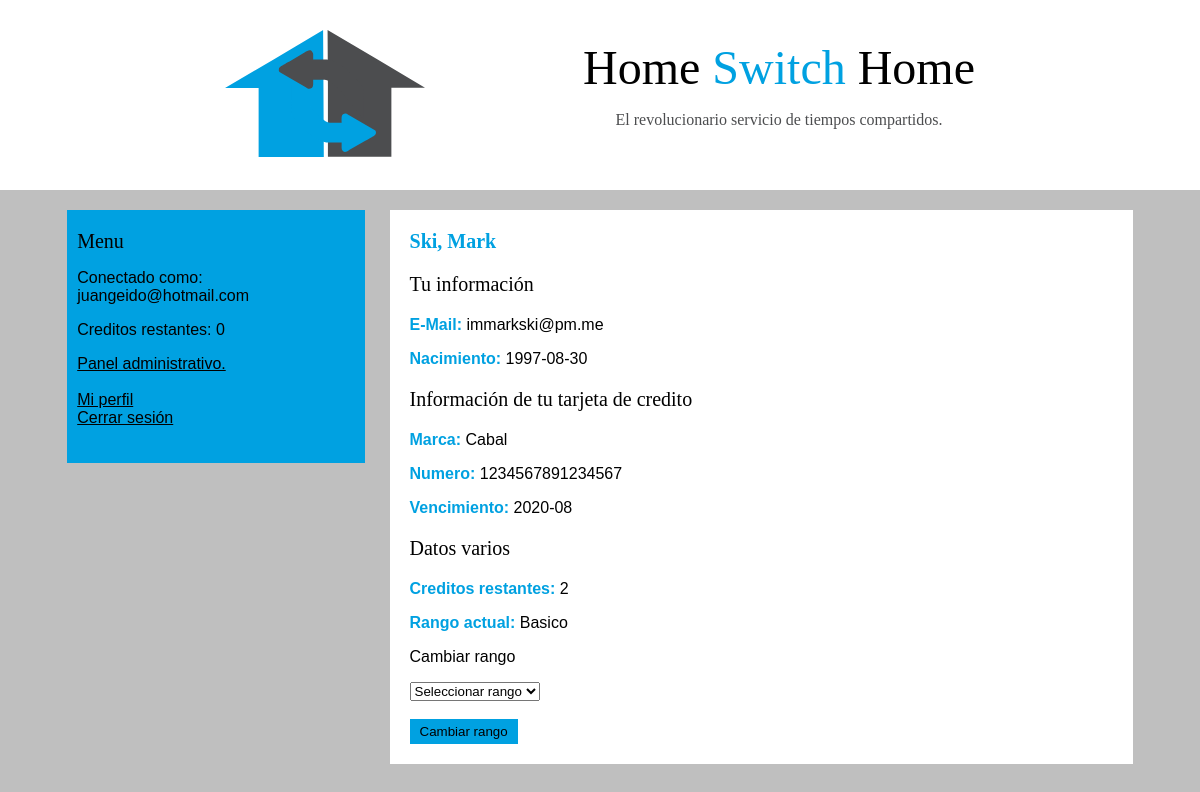
The app's page /perfil-admin.php?id=158 (signed in) with its own data.
### tables this page shows
CREATE TABLE `usuarios` (
  `id` int(4) NOT NULL,
  `nombre` varchar(32) NOT NULL DEFAULT '',
  `apellido` varchar(32) NOT NULL DEFAULT '',
  `nacimiento` datetime NOT NULL DEFAULT '0000-00-00 00:00:00',
  `email` varchar(50) NOT NULL DEFAULT '',
  `clave` varchar(32) NOT NULL DEFAULT '',
  `cc_numero` varchar(16) NOT NULL,
  `cc_marca` varchar(32) NOT NULL,
  `cc_segur` varchar(3) NOT NULL,
  `cc_titular` varchar(50) NOT NULL DEFAULT '',
  `cc_vencimiento` datetime NOT NULL DEFAULT '0000-00-00 00:00:00',
  `rango` int(4) NOT NULL DEFAULT '0',
  `tokens` int(4) NOT NULL DEFAULT '2',
  `tokens_upd` datetime NOT NULL DEFAULT CURRENT_TIMESTAMP
);

### componentes/funciones-usuarios.php (called while the page is built, shortened)
<?php
class sesion{
	function estaLogeado($con) {
		if(isset($_SESSION['id'])){
			$sql = mysqli_query($con, "SELECT tokens_upd FROM usuarios WHERE id=".$_SESSION['id']);
			$chequeo = mysqli_fetch_array($sql);
			return true;
		} else {
			return false;
		}
	}
	function obtenerDatosUsuario() {
		$con = conectar();
		$sql = mysqli_query($con, "SELECT * FROM usuarios WHERE id=".$_SESSION['id']);
		$retorno = mysqli_fetch_array($sql);
		return $retorno;
	}
	function esAdmin() {
		$con = conectar();
		$sql = mysqli_query($con, "SELECT rango FROM usuarios WHERE id=".$_SESSION['id']);
		$resultado = mysqli_fetch_array($sql);
		if ($resultado['rango'] == 2) {
			return true;
		} else {
			return false;
		}
	}
}
function ImprimirTipoUsuario($datosUsuario) {
	switch ($datosUsuario['rango']) {
		default:
			return 'Basico';
			break;
	}
}
function ObtenerDatosUsuarioPorID($id) {
	$con = conectar();
	$sql = mysqli_query($con, "SELECT * FROM usuarios WHERE id=".$id);
	$retorno = mysqli_fetch_array($sql);
	return $retorno;
}
?>

### perfil-admin.php (the view, shortened to what this page needs)
<?php
	include('componentes/funciones-usuarios.php');
	$con = conectar();
	$sesion = new sesion;
	$logeado = $sesion->estaLogeado($con);
	$datosUsuario = $sesion->obtenerDatosUsuario();
	$datosUsuarioViendo = ObtenerDatosUsuarioPorID($_GET['id']);
?>
<!DOCTYPE html>
<html>
<head>
	<link rel="stylesheet" type="text/css" href="estilo.css">
</head>
<body>
	<div class="cabezera">
		<?php include('modulos/cabezera.php') ?>
	</div>
	<div class="contenedor">
		<div class="sidebar">
			<?php include('modulos/sidebar.php') ?>
		</div>
		<div class="pagina">
			<span id="subtitulo" class="color-hsh"><b><?php echo utf8_decode($datosUsuarioViendo['apellido'])?>, <?php echo utf8_decode($datosUsuarioViendo['nombre'])?></b></span></br>
			<div class="contenido-pagina">
				<p id="subtitulo">Tu información</p>
				<p><span class="color-hsh"><b>E-Mail:</b></span> <?php echo utf8_decode($datosUsuarioViendo['email'])?></p>
				<p><span class="color-hsh"><b>Nacimiento:</b></span> <?php $fechaCompleta = utf8_decode($datosUsuarioViendo['nacimiento']); $mostrar = str_replace('00:00:00', '', $fechaCompleta); echo $mostrar;?></p>
				<p id="subtitulo">Información de tu tarjeta de credito</p>
				<p><span class="color-hsh"><b>Marca:</b></span> <?php echo utf8_decode($datosUsuarioViendo['cc_marca'])?></p>
				<p><span class="color-hsh"><b>Numero:</b></span> <?php echo utf8_decode($datosUsuarioViendo['cc_numero'])?></p>
				<p><span class="color-hsh"><b>Vencimiento:</b></span> <?php $fechaCompleta = utf8_decode($datosUsuarioViendo['cc_vencimiento']); $mostrar = str_replace('-28 00:00:00', '', $fechaCompleta); echo $mostrar;?></p>
				<p id="subtitulo">Datos varios</p>
				<p><span class="color-hsh"><b>Creditos restantes:</b></span> <?php echo utf8_decode($datosUsuarioViendo['tokens']);?></p>
				<p><span class="color-hsh"><b>Rango actual:</b></span> <?php echo ImprimirTipoUsuario($datosUsuarioViendo)?></p>
				<p>Cambiar rango</p>
				<form method="POST" action="perfil-admin.php?id=<?php echo $_GET['id'] ?>&cambiar=1">
					<select name="rango">
						<option value="*">Seleccionar rango</option>
					</select></br>&nbsp;</br>
					<input value="Cambiar rango" class="boton" type="submit">
				</form>
			</div>
		</div>
	</div>
</body>
</html>

### modulos/sidebar.php (shortened to what this page needs)
<span id="subtitulo">
	Menu
</span>
<?php
if ($logeado) {
?>
<p>Conectado como:</br><?=$_SESSION['email']?></p>
<p>Creditos restantes: <?php echo $datosUsuario['tokens']?></p>
<p>
	<?php if ($sesion->esAdmin()) {?>
	<a href="admin.php">Panel administrativo.</a></br>&nbsp;</br>
	<?php } ?>
	<a href="perfil.php">Mi perfil</a></br>
	<a href="modulos/cerrar-sesion.php">Cerrar sesión</a></br>
</p>
<?php
}
?>

### estilo.css (style rules this page uses)
body { background-color: #BFBFBF; color: black; font-family: Liberation Sans; }
a { color: black; }
.cabezera { z-index: -1; position: absolute; top: 0px; left: 0px; right: 0px; width: 100%; background-color: #FFFFFF; color: #4C4D4F; height: 0px; padding-top: 40px; padding-bottom: 150px; }
.contenedor { width: 90%; max-width: 1100px; min-width: 1000px; margin-top: 210px; margin-left: auto; margin-right: auto; }
.sidebar { float: left; width: 27%; background-color: #00A1E1; padding-left: 10px; padding-top: 20px; padding-bottom: 20px; }
.pagina { float: right; width: 66%; background-color: white; padding-left: 20px; padding-right: 20px; padding-top: 20px; padding-bottom: 20px; }
.contenido-pagina { width: 95%; margin-top: 15px; }
.color-hsh { color:#00A1E1; }
#subtitulo { font-size: 20px; font-family: tahoma, Ubuntu; }
.boton { background-color: #00A1E1; padding: 5px; padding-right: 10px; padding-left: 10px; border-width: 0px; }

### records on screen
usuarios: tokens "0"
usuarios: apellido "Ski", nombre "Mark", email "immarkski@pm.me", nacimiento "1997-08-30", cc_marca "Cabal", cc_numero "1234567891234567", cc_vencimiento "2020-08", tokens "2", rango "Basico"

### other values on screen
$_SESSION['email'] "juangeido@hotmail.com"
